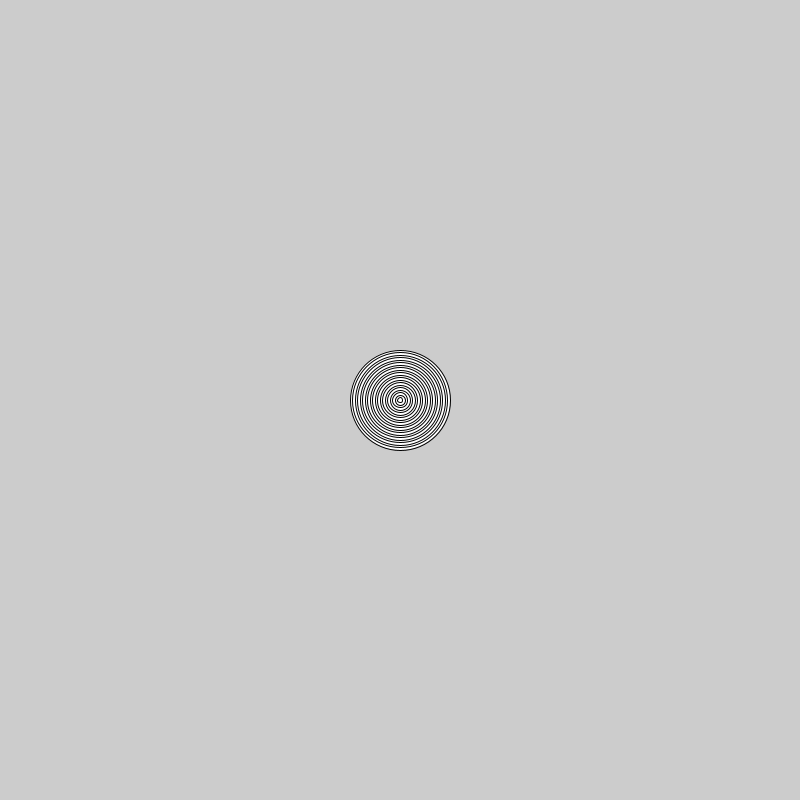
Frame 1 (no input)
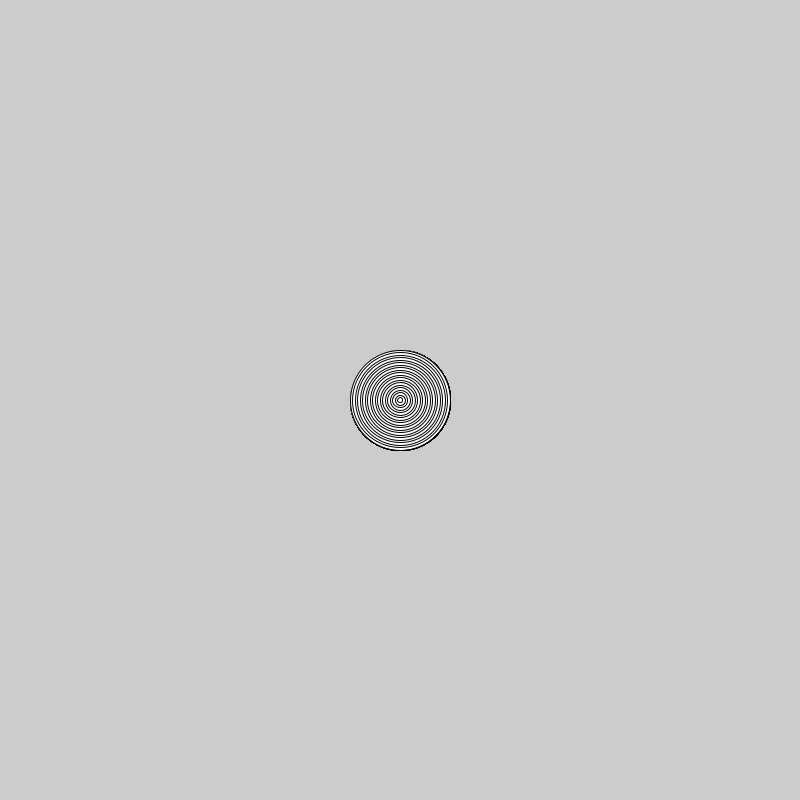
Frame 60 (the mouse pressed at the canvas centre just before this capture)
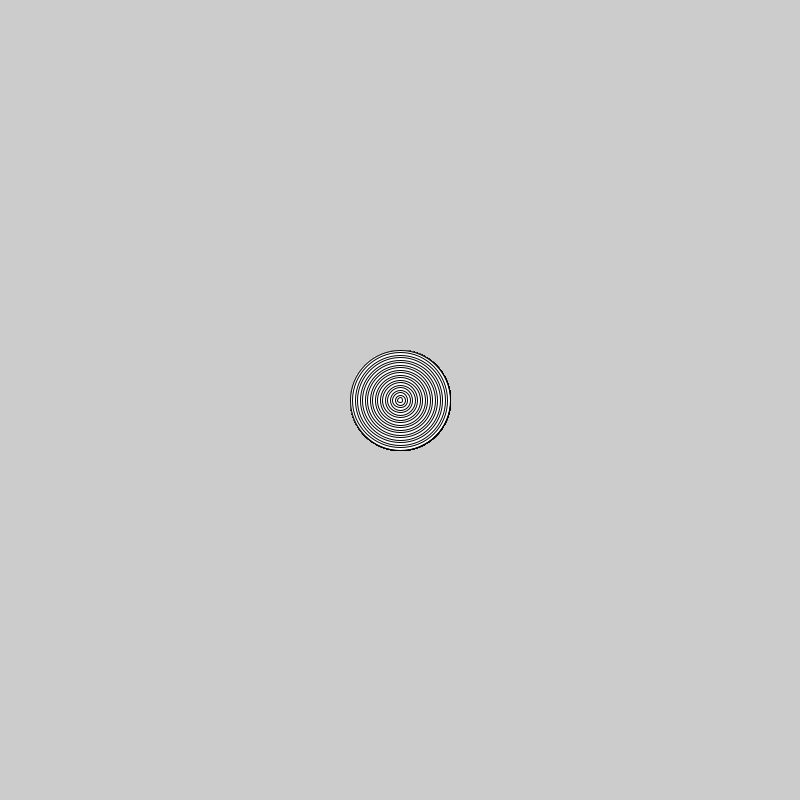
Frame 120 (the mouse held since frame 60 and released just before this capture)

The Processing sketch that drew these frames (run headless with seeded random() and noise(); from frame 60 on, the mouse is pressed at the canvas centre):

// Processing sketch: sketch_170711asdfgh
// ── sketch_170711asdfgh.pde
void setup (){
size(800,800);
}
void draw(){
for(int circle = 100; circle > 1; circle -=5){
  
ellipse(400,400,circle,circle);
}
}


  
